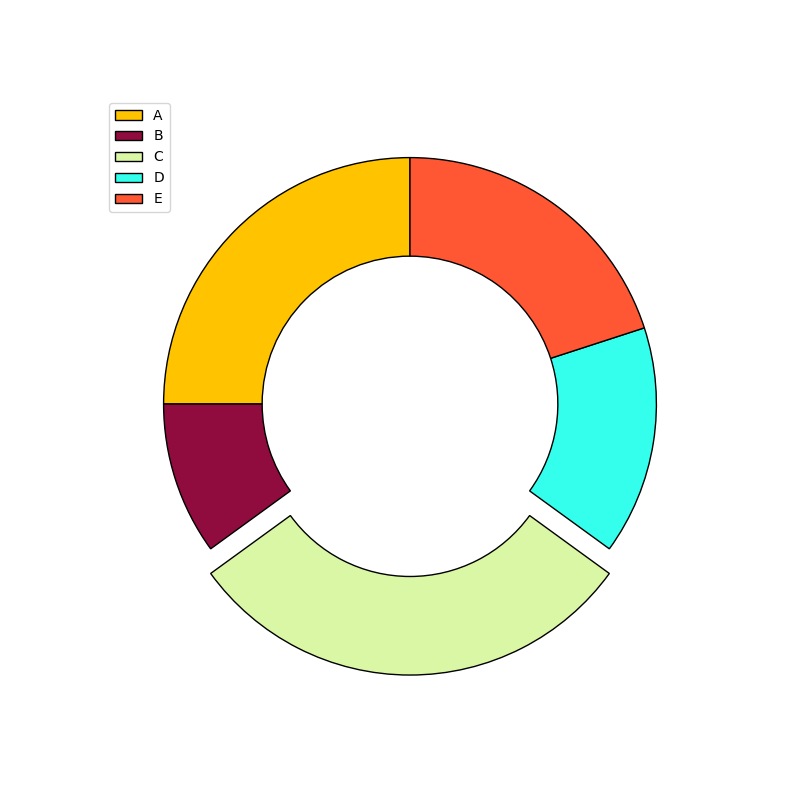

Reproduce this figure in Python.
import matplotlib.pyplot as plt
import numpy as np

# Altered distribution by switching some elements' positions
distribution = np.array([25, 10, 30, 15, 20])
colors = ['#FFC300', '#900C3F', '#DAF7A6', '#33FFEC', '#FF5733']
explode = (0, 0, 0.1, 0, 0)

fig, ax = plt.subplots(figsize=(8, 8))
ax.pie(distribution, startangle=90,
       colors=colors, explode=explode, 
       wedgeprops=dict(width=0.4, edgecolor='black'))

ax.grid(True)
ax.legend(['A', 'B', 'C', 'D', 'E'], loc='upper left')

plt.show()
